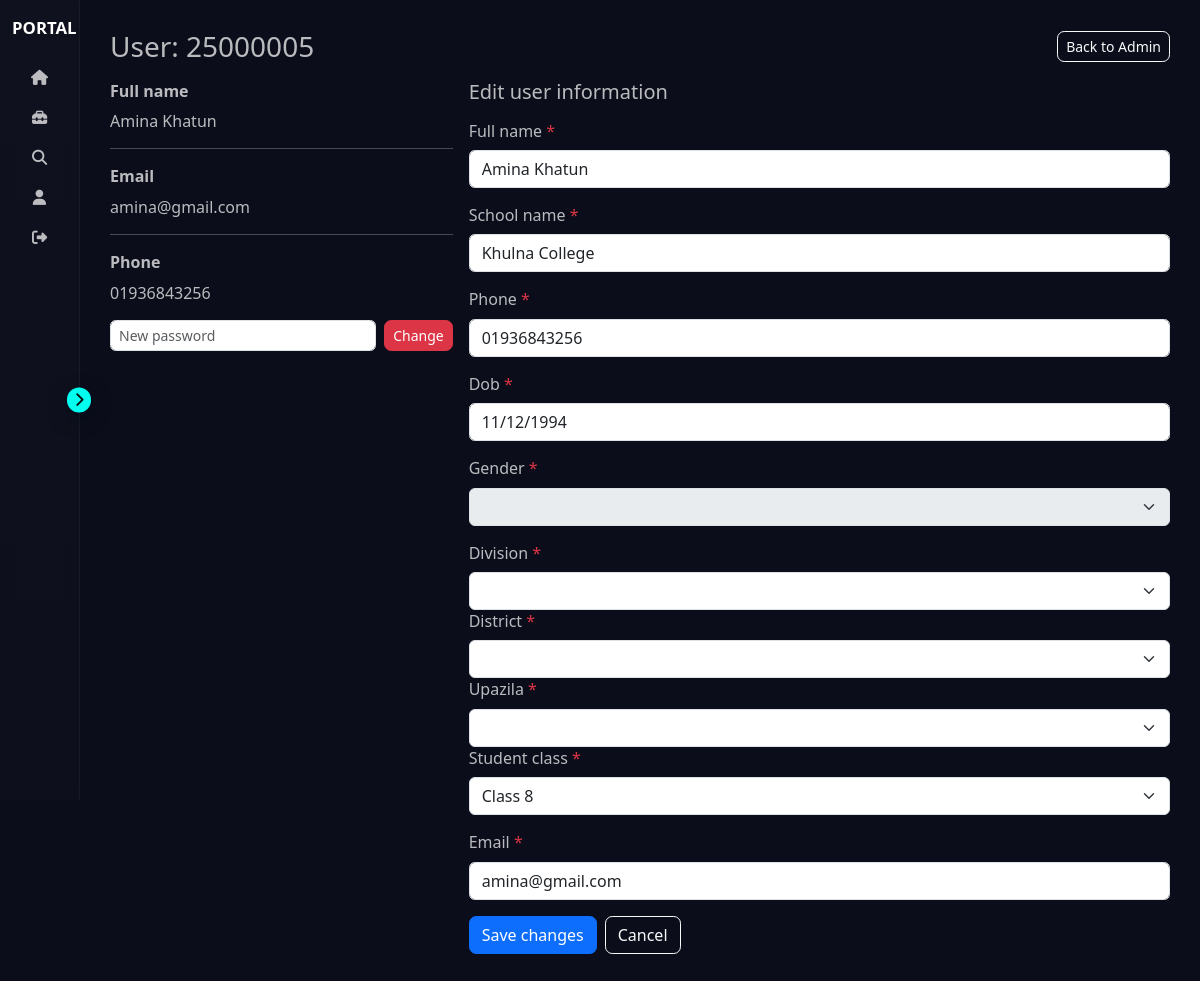
The page /profile/25000005/ (signed in) on the database its author committed.
### Registration/models.py (models this page shows, shortened)
class Student(models.Model):
    user = models.OneToOneField(
        User,
        on_delete=models.CASCADE,
        related_name="student_profile"
    )
    full_name = models.CharField(max_length=200, default="Unknown")
    school_name = models.CharField(max_length=200, default="Not Provided")
    phone = models.CharField(max_length=20, default="N/A")
    division = models.CharField(max_length=100, default="Not Selected")
    district = models.CharField(max_length=100, default="Not Selected")
    upazila = models.CharField(max_length=100, default="Not Selected")
    gender = models.CharField(max_length=20, default="Not Specified")
    student_class = models.CharField(max_length=20, default="Unknown")
    category_name = models.CharField(max_length=50, default="Unknown")
    dob = models.DateField(default=timezone.now)  # Prevent migration error
    created_at = models.DateTimeField(auto_now_add=True)
    updated_at = models.DateTimeField(auto_now=True)

### Registration/views.py (the view)
# urls.py: path("profile/<str:username>/", views.admin_profile_view, name="admin_profile"),
@login_required
def admin_profile_view(request, username):
    if not (request.user.is_staff or request.user.is_superuser):
        return HttpResponseForbidden("Admin area")
    user = get_object_or_404(User, username=username)
    student = get_object_or_404(Student, user=user)
    form = None
    if request.method == "POST":
        if "new_password" in request.POST and request.POST.get("new_password"):
            new_password = request.POST.get("new_password")
            user.set_password(new_password)
            user.save()
            messages.success(request, f"Password updated for {user.username}")
            return redirect("app:admin_profile", username=user.username)
        form = ExistingUserUpdateForm(request.POST, instance=student)
        if form.is_valid():
            try:
                with transaction.atomic():
                    user.email = form.cleaned_data.get("email", user.email)
                    user.save()
                    student = form.save(commit=False)
                    class_mapping = {
                        "3": "Primary", "4": "Primary", "5": "Primary",
                        "6": "Junior", "7": "Junior", "8": "Junior",
                        "9": "Secondary", "10": "Secondary",
                        "11": "Higher Secondary", "12": "Higher Secondary",
                    }
                    student.category_name = class_mapping.get(form.cleaned_data.get("student_class"), student.category_name)
                    student.save()
                    try:
                        year0 = active_year()
                    except Exception:
                        year0 = None
                    def update_year_model_for(year):
                        if not year:
                            return
                        try:
                            YM = get_year_model(year)
                            if not YM:
                                return
                            objs = YM.objects.filter(username=user.username)
                            for obj in objs:
                                obj.email = user.email
                                obj.school_name = student.school_name
                                if hasattr(obj, "student_id") or hasattr(obj, "student"):
                                    try:
                                        obj.student = student
                                    except Exception:
                                        pass
                                obj.save()
                        except Exception:
                            pass
                    if year0 is not None:
                        update_year_model_for(year0)
                    try:
                        if year0 is not None:
                            update_year_model_for(year0 - 1)
                    except Exception:
                        pass
                messages.success(request, f"Updated user {user.username}")
            except Exception as e:
                messages.error(request, f"Failed to update user: {e}")
                return redirect("app:admin_profile", username=user.username)
            return redirect("app:admin_profile", username=user.username)
        else:
            messages.error(request, "Form validation failed.")
    else:
        form = ExistingUserUpdateForm(instance=student)
        form.fields["email"].initial = user.email
    form.fields['division'].choices = [("", "-- Select Division --")] + [(d, d) for d in DIVISION_LIST]
    if student.division in GEOGRAPHY_DATA:
        districts = list(GEOGRAPHY_DATA[student.division].keys())
        form.fields['district'].choices = [("", "-- Select District --")] + [(d, d) for d in districts]
    if student.division in GEOGRAPHY_DATA and student.district in GEOGRAPHY_DATA[student.division]:
        upazilas = GEOGRAPHY_DATA[student.division][student.district]
        form.fields['upazila'].choices = [("", "-- Select Upazila --")] + [(u, u) for u in upazilas]
    students = Student.objects.all()
    context = {
        "years": sorted({active_year(), active_year() - 1, active_year() - 2}, reverse=True),
        "divisions": students.exclude(division="Not Selected")
                             .values_list("division", flat=True)
                             .distinct(),
        "districts": students.exclude(district="Not Selected")
                             .values_list("district", flat=True)
                             .distinct(),
        "upazilas": students.exclude(upazila="Not Selected")
                            .values_list("upazila", flat=True)
                            .distinct(),
    }
    context = {
        "target_user": user,
        "profile_info": student,
        "form": form,
        "years": sorted({active_year(), active_year() - 1, active_year() - 2}, reverse=True),
        "divisions": students.exclude(division="Not Selected")
                             .values_list("division", flat=True)
                             .distinct(),
        "districts": students.exclude(district="Not Selected")
                             .values_list("district", flat=True)
                             .distinct(),
        "upazilas": students.exclude(upazila="Not Selected")
                            .values_list("upazila", flat=True)
                            .distinct(),
    }
    return render(request, "admin/profile.html", context)

### Registration/models.py (called while the page is built)
def active_year():
    return getattr(settings, "ACTIVE_YEAR", timezone.now().year)

### Registration/templates/admin/profile.html (shortened to what this page needs)
{% extends "base.html" %}
{% block content %}
<div class="py-0">
  <div class="d-flex justify-content-between align-items-center mb-3">
    <h3 class="mb-0">User: <span class="muted">{{ target_user.username }}</span></h3>
    <div>
      <a href="{% url 'app:admin_view' %}" class="btn btn-outline-light btn-sm">Back to Admin</a>
    </div>
  </div>
  <div class="row g-3">
    <div class="col-md-4">
      <div class="glass-card card-padded mb-3">
        <div class="fw-semibold form-label">Full name</div>
        <div class="muted">{{ profile_info.full_name }}</div>
        <hr class="bg-light">
        <div class="fw-semibold form-label">Email</div>
        <div class="muted">{{ target_user.email }}</div>
        <hr class="bg-light">
        <div class="fw-semibold form-label">Phone</div>
        <div class="muted">{{ profile_info.phone }}</div>
      </div>
      <div class="glass-card card-padded">
        <form method="post" class="d-flex gap-2">
          <input name="new_password" class="form-control form-control-sm glass-input" placeholder="New password" autocomplete="new-password">
          <button class="btn btn-sm btn-danger">Change</button>
        </form>
      </div>
    </div>
    <div class="col-md-8">
      <div class="glass-card card-padded">
        <h5 class="mb-3">Edit user information</h5>
        <form method="post" novalidate>
          {% for field in form.visible_fields %}
            <div class="mb-3">
              <label class="form-label" for="{{ field.id_for_label }}">
                {{ field.label }}{% if field.field.required %} <span class="text-danger">*</span>{% endif %}
              </label>
              {% if field.name in "division,district,upazila" %}
                {{ field }}
              {% else %}
                {% if field.field.widget.attrs.class %}
                {{ field }}
              {% endif %}
            </div>
            {% endif %}
          {% endfor %}
          <div class="d-flex gap-2">
            <button class="btn btn-primary">Save changes</button>
            <a href="{% url 'app:admin_view' %}" class="btn btn-outline-light">Cancel</a>
          </div>
        </form>
      </div>
    </div>
  </div>
</div>
{% endblock %}

### static/css/base.css (style rules this page uses)
:root { --bg-900: #0b0e1a; --panel-800: rgba(255, 255, 255, 0.04); --muted: rgba(255, 255, 255, 0.72); --accent: #4d9bff; --accent-opaque: rgba(77, 155, 255, 0.12); --sp-xxs: 0.25rem; --sp-xs: 0.5rem; --sp-sm: 0.75rem; --sp-md: 1rem; --sp-lg: 1.5rem; --sp-xl: 2rem; --toggle-size: 1.55rem; --sidebar-collapsed: clamp(3rem, 9vw, 5rem); --sidebar-expanded: clamp(10rem, 15vw, 12rem); --bp-sm: 36rem; --bp-md: 48rem; --bp-lg: 62rem; --bp-xl: 75rem; font-family: "Inter", system-ui, -apple-system, "Segoe UI", Roboto, "Helvetica Neue", Arial; color-scheme: dark; }
html, body { height: 100%; }
body { margin: 0; background: var(--bg-900); color: var(--muted); font-size: 16px; line-height: 1.4; -webkit-font-smoothing: antialiased; }
.form-control { border-radius: 0.35rem; }
.btn { border-radius: 0.45rem; }

### rows shown on the page
Student: full_name "Amina Khatun", phone "01936843256", visible_fields "Amina Khatun" "Khulna College" "01936843256" "11/12/1994" "Class 8"

### other values the page prints
{{ target_user.username }} "25000005"
{{ target_user.email }} "amina@gmail.com"
{{ field.label }} "Full name" "School name" "Phone" "Dob" "Gender" "Division" "District" "Upazila" "Student class" "Email"
